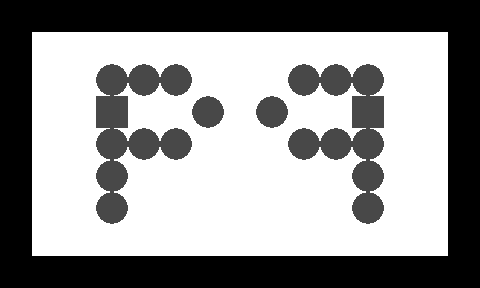

This game map was drawn from its Tiled (.tmx) file and the tilesets committed beside it. A one-line description and the full map source follow:
An orthogonal 15x9 tile map with 32x32 px tiles, 2 tile layers (1, 2).

<map version="1.0" orientation="orthogonal" width="15" height="9" tilewidth="32" tileheight="32">
 <tileset firstgid="1" name="n_tiles1" tilewidth="32" tileheight="32">
  <image source="../../images/map/common/n_tiles1.png" width="128" height="64" />
 </tileset>
 <layer name="1" width="15" height="9">
  <data encoding="csv">
1,1,1,1,1,1,1,1,1,1,1,1,1,1,1,
1,1,1,1,1,1,1,1,1,1,1,1,1,1,1,
1,1,1,1,1,1,1,1,1,1,1,1,1,1,1,
1,1,1,1,1,1,1,1,1,1,1,1,1,1,1,
1,1,1,1,1,1,1,1,1,1,1,1,1,1,1,
1,1,1,1,1,1,1,1,1,1,1,1,1,1,1,
1,1,1,1,1,1,1,1,1,1,1,1,1,1,1,
1,1,1,1,1,1,1,1,1,1,1,1,1,1,1,
1,1,1,1,1,1,1,1,1,1,1,1,1,1,1
</data>
 </layer>
 <layer name="2" width="15" height="9">
  <data encoding="csv">
2,2,2,2,2,2,2,2,2,2,2,2,2,2,2,
2,0,0,0,0,0,0,0,0,0,0,0,0,0,2,
2,0,0,3,3,3,0,0,0,3,3,3,0,0,2,
2,0,0,4,0,0,3,0,3,0,0,4,0,0,2,
2,0,0,3,3,3,0,0,0,3,3,3,0,0,2,
2,0,0,3,0,0,0,0,0,0,0,3,0,0,2,
2,0,0,3,0,0,0,0,0,0,0,3,0,0,2,
2,0,0,0,0,0,0,0,0,0,0,0,0,0,2,
2,2,2,2,2,2,2,2,2,2,2,2,2,2,2
</data>
 </layer>
</map>
